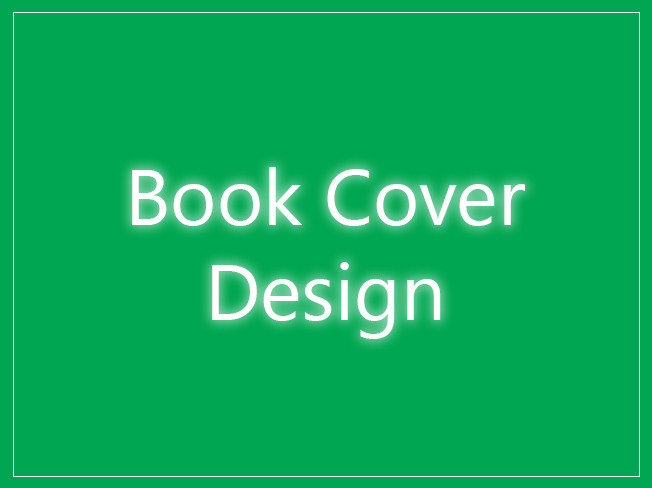
#> input picture image/ex_eng.jpg, 652 x 488 px
$ python -i Alpha.py   (imports and definitions only)   (older library calls are emulated)
#> lines starting #> are read from the running program, lines starting #| are printed output that depends on the picture
import cv2
import numpy as np
from PIL import Image
import pytesseract


# [4 lines left out: function searchBoxSize, not called in this run]

def erodeDilate(img):
    kernel = np.ones((3, 3), np.uint8)

    img = cv2.dilate(img, kernel,iterations=1)
    img = cv2.erode(img, kernel, iterations=1)
    img = cv2.dilate(img, kernel, iterations=1)
    img = cv2.erode(img, kernel, iterations=1)
    img = cv2.dilate(img, kernel, iterations=1)


    return img

# [99 lines left out: function body, not called in this run]

# [2 lines not run here, left out]

>>> import cv2
>>> picture = cv2.imread('image/ex_eng.jpg')
#> picture is the input picture: shape (488, 652, 3); mean B, G, R 91.5, 170.9, 14.4
>>> result = erodeDilate(picture)
#> in erodeDilate, `img = cv2.dilate(img, kernel,iterations=1)`:
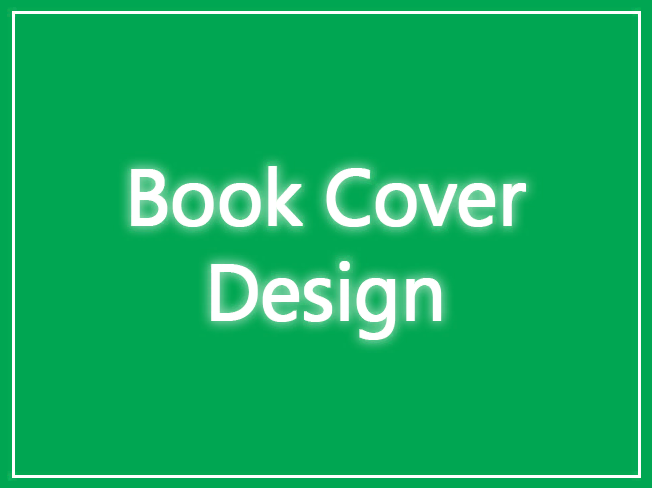
#> img: shape (488, 652, 3); mean of channels 0, 1, 2 96, 173.4, 21; drawn as B, G, R
